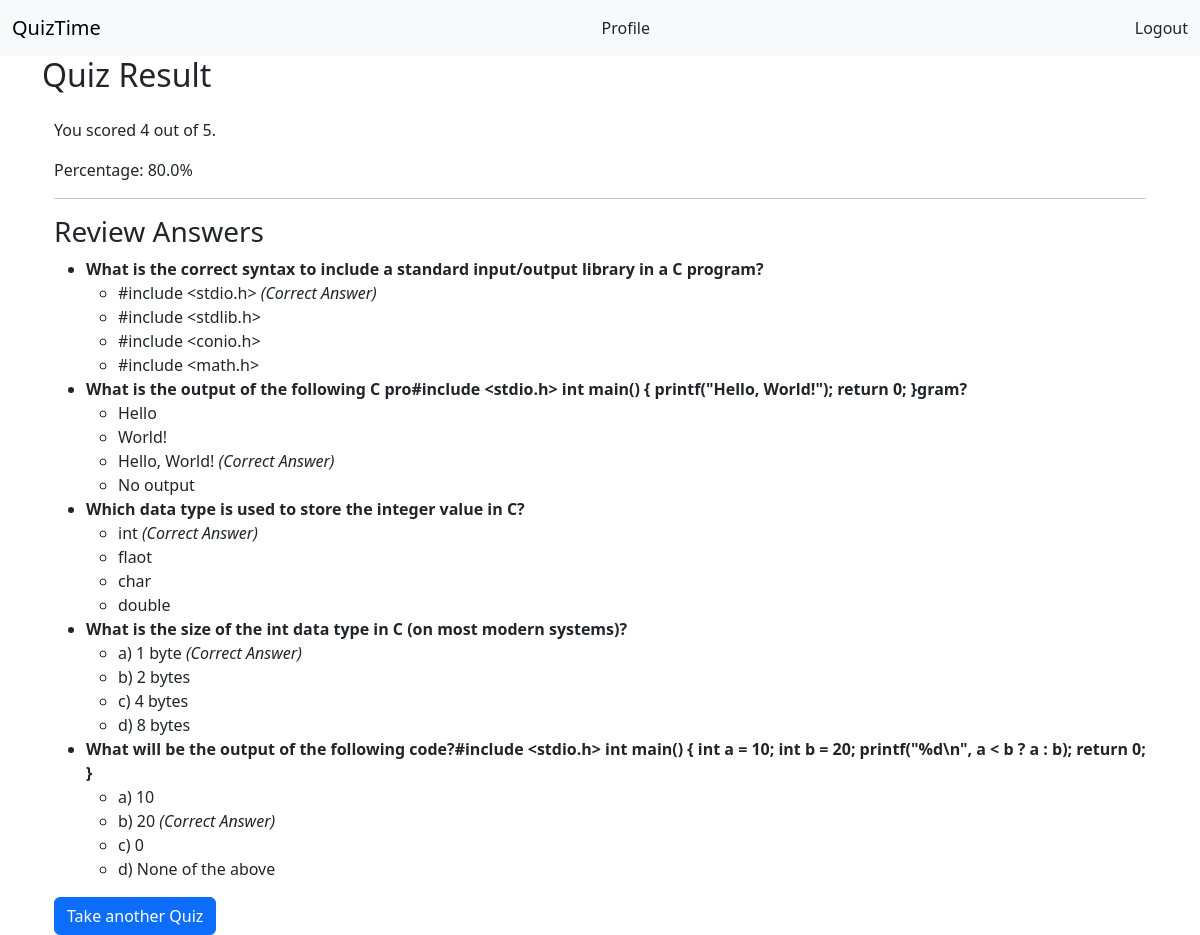
The app's page /quiz_result/1/4/ (signed in) with its own data.
### AppQuiz/models.py (models this page shows, shortened)
class Quiz(models.Model):
    LEVELS_CHOICES = [
        ('easy', 'Easy'),
        ('medium', 'Medium'),
        ('advanced', 'Advanced'),
    ]
    title = CharField(max_length=100)
    category = ForeignKey(
        'Category',
        on_delete=CASCADE,
        related_name='quizzes'
        )
    level = CharField(max_length=10, choices=LEVELS_CHOICES)
    created_at = models.DateTimeField(auto_now_add=True)

class Question(models.Model):
    quiz = models.ForeignKey(
        Quiz,
        on_delete=models.CASCADE,
        related_name='questions'
        )
    text = models.CharField(max_length=255)

class Choice(models.Model):
    question = models.ForeignKey(
        Question,
        on_delete=models.CASCADE,
        related_name='choices'
        )
    text = models.CharField(max_length=255)
    is_correct = models.BooleanField(default=False)

### AppQuiz/views.py (the view, shortened to what this page needs)
# urls.py: path('quiz_result/<int:quiz_id>/<int:score>/', views.quiz_result, name='quiz_result'),
@login_required
def quiz_result(request, quiz_id, score=None):
    quiz = get_object_or_404(Quiz, id=quiz_id)
    category_id = quiz.category.id
    questions = quiz.questions.all()
    total_questions = questions.count()
    user = request.user
    percentage = (score / questions.count()) * 100 if total_questions > 0 else 0
    category_id = quiz.category.id
    return render(
        request,
        'quiz_result.html',
        {
            'quiz': quiz,
            'score': score,
            'category_id': category_id,
            'percentage': percentage,
            'questions': questions
            }
    )

### AppQuiz/templates/quiz_result.html (shortened to what this page needs)
{% extends 'base.html' %}
{% block content %}
<h2>Quiz Result</h2>
<div class="container mt-4">
    <p>You scored {{ score }} out of {{ quiz.questions.count }}.</p>
    <p>Percentage: {{ percentage }}%</p>
    <hr>
    <h3>Review Answers</h3>
    <ul>
        {% for question in questions %}
        <li>
            <strong>{{ question.text }}</strong>
            <ul>
                {% for choice in question.choices.all %}
                <li>
                    {{ choice.text }}
                    {% if choice.is_correct %}<em>(Correct Answer)</em>{% endif %}
                </li>
                {% endfor %}
            </ul>
        </li>
        {% endfor %}
    </ul>
    <a href="{% url 'quiz_list' category_id %}" class="btn btn-primary">Take another Quiz</a>
</div>
{% endblock %}

### records on screen
Quiz: questions.count "5"
Question: text "What is the correct syntax to include a standard input/output library in a C program?"
Choice: text "#include <stdio.h>", is_correct "(Correct Answer)"
Choice: text "#include <stdlib.h>"
Choice: text "#include <conio.h>"
Choice: text "#include <math.h>"
Question: text "What is the output of the following C pro#include <stdio.h> int main() { printf(\"Hello, World!\"); return 0; }gram?"
Choice: text "Hello"
Choice: text "World!"
Choice: text "Hello, World!", is_correct "(Correct Answer)"
Choice: text "No output"
Question: text "Which data type is used to store the integer value in C?"
Choice: text "int", is_correct "(Correct Answer)"
Choice: text "flaot"
Choice: text "char"
Choice: text "double"
Question: text "What is the size of the int data type in C (on most modern systems)?"
Choice: text "a) 1 byte", is_correct "(Correct Answer)"
Choice: text "b) 2 bytes"
Choice: text "c) 4 bytes"
Choice: text "d) 8 bytes"
Question: text "What will be the output of the following code?#include <stdio.h> int main() { int a = 10; int b = 20; printf(\"%d\\n\", a < b ? a : b); return 0; }"
Choice: text "a) 10"
Choice: text "b) 20", is_correct "(Correct Answer)"
Choice: text "c) 0"
Choice: text "d) None of the above"

### other values on screen
{{ score }} "4"
{{ percentage }} "80.0"
